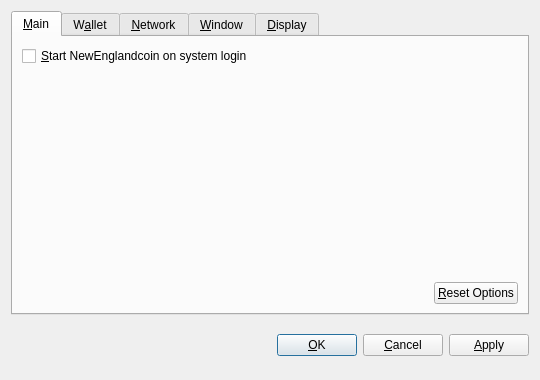
<?xml version="1.0" encoding="UTF-8"?>
<ui version="4.0">
 <class>OptionsDialog</class>
 <widget class="QDialog" name="OptionsDialog">
  <property name="geometry">
   <rect>
    <x>0</x>
    <y>0</y>
    <width>540</width>
    <height>380</height>
   </rect>
  </property>
  <property name="windowTitle">
   <string>Options</string>
  </property>
  <property name="modal">
   <bool>true</bool>
  </property>
  <layout class="QVBoxLayout" name="verticalLayout">
   <item>
    <widget class="QTabWidget" name="tabWidget">
     <property name="tabPosition">
      <enum>QTabWidget::North</enum>
     </property>
     <property name="currentIndex">
      <number>0</number>
     </property>
     <widget class="QWidget" name="tabMain">
      <attribute name="title">
       <string>&amp;Main</string>
      </attribute>
      <layout class="QVBoxLayout" name="verticalLayout_Main">
       <item>
        <widget class="QCheckBox" name="bitcoinAtStartup">
         <property name="toolTip">
          <string>Automatically start NewEnglandcoin after logging in to the system.</string>
         </property>
         <property name="text">
          <string>&amp;Start NewEnglandcoin on system login</string>
         </property>
        </widget>
       </item>
       <item>
        <spacer name="verticalSpacer_Main">
         <property name="orientation">
          <enum>Qt::Vertical</enum>
         </property>
         <property name="sizeHint" stdset="0">
          <size>
           <width>20</width>
           <height>40</height>
          </size>
         </property>
        </spacer>
       </item>
       <item>
        <layout class="QHBoxLayout" name="horizontalLayout_2_Main">
         <item>
          <spacer name="horizontalSpacer_2_Main">
           <property name="orientation">
            <enum>Qt::Horizontal</enum>
           </property>
           <property name="sizeHint" stdset="0">
            <size>
             <width>40</width>
             <height>20</height>
            </size>
           </property>
          </spacer>
         </item>
         <item>
          <widget class="QPushButton" name="resetButton">
           <property name="toolTip">
            <string>Reset all client options to default.</string>
           </property>
           <property name="text">
            <string>&amp;Reset Options</string>
           </property>
           <property name="autoDefault">
            <bool>false</bool>
           </property>
          </widget>
         </item>
        </layout>
       </item>
      </layout>
     </widget>
     <widget class="QWidget" name="tabWallet">
      <attribute name="title">
       <string>W&amp;allet</string>
      </attribute>
      <layout class="QVBoxLayout" name="verticalLayout_Network">
       <item>
        <widget class="QLabel" name="transactionFeeInfoLabel">
         <property name="text">
          <string>Optional transaction fee per kB that helps make sure your transactions are processed quickly. Most transactions are 1 kB.</string>
         </property>
         <property name="textFormat">
          <enum>Qt::PlainText</enum>
         </property>
         <property name="wordWrap">
          <bool>true</bool>
         </property>
        </widget>
       </item>
       <item>
        <layout class="QHBoxLayout" name="horizontalLayout_1_Main">
         <item>
          <widget class="QLabel" name="transactionFeeLabel">
           <property name="text">
            <string>Pay transaction &amp;fee</string>
           </property>
           <property name="textFormat">
            <enum>Qt::PlainText</enum>
           </property>
           <property name="buddy">
            <cstring>transactionFee</cstring>
           </property>
          </widget>
         </item>
         <item>
          <widget class="BitcoinAmountField" name="transactionFee"/>
         </item>
         <item>
          <spacer name="horizontalSpacer_1_Main">
           <property name="orientation">
            <enum>Qt::Horizontal</enum>
           </property>
           <property name="sizeHint" stdset="0">
            <size>
             <width>40</width>
             <height>20</height>
            </size>
           </property>
          </spacer>
         </item>
        </layout>
       </item>
       <item>
        <widget class="QLabel" name="label">
         <property name="text">
          <string>If you disable the spending of unconfirmed change, the change from a transaction cannot be used until that transaction has at least one confirmation. This also affects how your balance is computed.</string>
         </property>
         <property name="wordWrap">
          <bool>true</bool>
         </property>
        </widget>
       </item>
       <item>
        <widget class="QCheckBox" name="spendZeroConfChange">
         <property name="text">
          <string>Spend unconfirmed change  (experts only)</string>
         </property>
        </widget>
       </item>
       <item>
        <spacer name="verticalSpacer">
         <property name="orientation">
          <enum>Qt::Vertical</enum>
         </property>
         <property name="sizeHint" stdset="0">
          <size>
           <width>20</width>
           <height>40</height>
          </size>
         </property>
        </spacer>
       </item>
      </layout>
     </widget>
     <widget class="QWidget" name="tabNetwork">
      <attribute name="title">
       <string>&amp;Network</string>
      </attribute>
      <layout class="QVBoxLayout" name="verticalLayout_Network">
       <item>
        <widget class="QCheckBox" name="mapPortUpnp">
         <property name="toolTip">
          <string>Automatically open the NewEnglandcoin client port on the router. This only works when your router supports UPnP and it is enabled.</string>
         </property>
         <property name="text">
          <string>Map port using &amp;UPnP</string>
         </property>
        </widget>
       </item>
       <item>
        <widget class="QCheckBox" name="connectSocks">
         <property name="toolTip">
          <string>Connect to the NewEnglandcoin network through a SOCKS proxy (e.g. when connecting through Tor).</string>
         </property>
         <property name="text">
          <string>&amp;Connect through SOCKS proxy:</string>
         </property>
        </widget>
       </item>
       <item>
        <layout class="QHBoxLayout" name="horizontalLayout_Network">
         <item>
          <widget class="QLabel" name="proxyIpLabel">
           <property name="text">
            <string>Proxy &amp;IP:</string>
           </property>
           <property name="textFormat">
            <enum>Qt::PlainText</enum>
           </property>
           <property name="buddy">
            <cstring>proxyIp</cstring>
           </property>
          </widget>
         </item>
         <item>
          <widget class="QValidatedLineEdit" name="proxyIp">
           <property name="maximumSize">
            <size>
             <width>140</width>
             <height>16777215</height>
            </size>
           </property>
           <property name="toolTip">
            <string>IP address of the proxy (e.g. 127.0.0.1)</string>
           </property>
          </widget>
         </item>
         <item>
          <widget class="QLabel" name="proxyPortLabel">
           <property name="text">
            <string>&amp;Port:</string>
           </property>
           <property name="textFormat">
            <enum>Qt::PlainText</enum>
           </property>
           <property name="buddy">
            <cstring>proxyPort</cstring>
           </property>
          </widget>
         </item>
         <item>
          <widget class="QLineEdit" name="proxyPort">
           <property name="maximumSize">
            <size>
             <width>55</width>
             <height>16777215</height>
            </size>
           </property>
           <property name="toolTip">
            <string>Port of the proxy (e.g. 9050)</string>
           </property>
          </widget>
         </item>
         <item>
          <widget class="QLabel" name="socksVersionLabel">
           <property name="text">
            <string>SOCKS &amp;Version:</string>
           </property>
           <property name="textFormat">
            <enum>Qt::PlainText</enum>
           </property>
           <property name="buddy">
            <cstring>socksVersion</cstring>
           </property>
          </widget>
         </item>
         <item>
          <widget class="QValueComboBox" name="socksVersion">
           <property name="toolTip">
            <string>SOCKS version of the proxy (e.g. 5)</string>
           </property>
          </widget>
         </item>
         <item>
          <spacer name="horizontalSpacer_Network">
           <property name="orientation">
            <enum>Qt::Horizontal</enum>
           </property>
           <property name="sizeHint" stdset="0">
            <size>
             <width>40</width>
             <height>20</height>
            </size>
           </property>
          </spacer>
         </item>
        </layout>
       </item>
       <item>
        <spacer name="verticalSpacer_Network">
         <property name="orientation">
          <enum>Qt::Vertical</enum>
         </property>
         <property name="sizeHint" stdset="0">
          <size>
           <width>20</width>
           <height>40</height>
          </size>
         </property>
        </spacer>
       </item>
      </layout>
     </widget>
     <widget class="QWidget" name="tabWindow">
      <attribute name="title">
       <string>&amp;Window</string>
      </attribute>
      <layout class="QVBoxLayout" name="verticalLayout_Window">
       <item>
        <widget class="QCheckBox" name="minimizeToTray">
         <property name="toolTip">
          <string>Show only a tray icon after minimizing the window.</string>
         </property>
         <property name="text">
          <string>&amp;Minimize to the tray instead of the taskbar</string>
         </property>
        </widget>
       </item>
       <item>
        <widget class="QCheckBox" name="minimizeOnClose">
         <property name="toolTip">
          <string>Minimize instead of exit the application when the window is closed. When this option is enabled, the application will be closed only after selecting Quit in the menu.</string>
         </property>
         <property name="text">
          <string>M&amp;inimize on close</string>
         </property>
        </widget>
       </item>
       <item>
        <spacer name="verticalSpacer_Window">
         <property name="orientation">
          <enum>Qt::Vertical</enum>
         </property>
         <property name="sizeHint" stdset="0">
          <size>
           <width>20</width>
           <height>40</height>
          </size>
         </property>
        </spacer>
       </item>
      </layout>
     </widget>
     <widget class="QWidget" name="tabDisplay">
      <attribute name="title">
       <string>&amp;Display</string>
      </attribute>
      <layout class="QVBoxLayout" name="verticalLayout_Display">
       <item>
        <layout class="QHBoxLayout" name="horizontalLayout_1_Display">
         <item>
          <widget class="QLabel" name="langLabel">
           <property name="text">
            <string>User Interface &amp;language:</string>
           </property>
           <property name="textFormat">
            <enum>Qt::PlainText</enum>
           </property>
           <property name="buddy">
            <cstring>lang</cstring>
           </property>
          </widget>
         </item>
         <item>
          <widget class="QValueComboBox" name="lang">
           <property name="toolTip">
            <string>The user interface language can be set here. This setting will take effect after restarting NewEnglandcoin.</string>
           </property>
          </widget>
         </item>
        </layout>
       </item>
       <item>
        <layout class="QHBoxLayout" name="horizontalLayout_2_Display">
         <item>
          <widget class="QLabel" name="unitLabel">
           <property name="text">
            <string>&amp;Unit to show amounts in:</string>
           </property>
           <property name="textFormat">
            <enum>Qt::PlainText</enum>
           </property>
           <property name="buddy">
            <cstring>unit</cstring>
           </property>
          </widget>
         </item>
         <item>
          <widget class="QValueComboBox" name="unit">
           <property name="toolTip">
            <string>Choose the default subdivision unit to show in the interface and when sending coins.</string>
           </property>
          </widget>
         </item>
        </layout>
       </item>
       <item>
        <widget class="QCheckBox" name="displayAddresses">
         <property name="toolTip">
          <string>Whether to show NewEnglandcoin addresses in the transaction list or not.</string>
         </property>
         <property name="text">
          <string>&amp;Display addresses in transaction list</string>
         </property>
        </widget>
       </item>
       <item>
        <widget class="QCheckBox" name="coinControlFeatures">
         <property name="toolTip">
          <string>Whether to show coin control features or not.</string>
         </property>
         <property name="text">
          <string>Display coin &amp;control features (experts only!)</string>
         </property>
        </widget>
       </item>
       <item>
        <spacer name="verticalSpacer_Display">
         <property name="orientation">
          <enum>Qt::Vertical</enum>
         </property>
         <property name="sizeHint" stdset="0">
          <size>
           <width>20</width>
           <height>40</height>
          </size>
         </property>
        </spacer>
       </item>
      </layout>
     </widget>
    </widget>
   </item>
   <item>
    <layout class="QHBoxLayout" name="horizontalLayout_Buttons">
     <item>
      <spacer name="horizontalSpacer_1">
       <property name="orientation">
        <enum>Qt::Horizontal</enum>
       </property>
       <property name="sizeHint" stdset="0">
        <size>
         <width>40</width>
         <height>48</height>
        </size>
       </property>
      </spacer>
     </item>
     <item>
      <widget class="QLabel" name="statusLabel">
       <property name="font">
        <font>
         <weight>75</weight>
         <bold>true</bold>
        </font>
       </property>
       <property name="text">
        <string/>
       </property>
       <property name="textFormat">
        <enum>Qt::PlainText</enum>
       </property>
       <property name="wordWrap">
        <bool>true</bool>
       </property>
      </widget>
     </item>
     <item>
      <spacer name="horizontalSpacer_2">
       <property name="orientation">
        <enum>Qt::Horizontal</enum>
       </property>
       <property name="sizeHint" stdset="0">
        <size>
         <width>40</width>
         <height>48</height>
        </size>
       </property>
      </spacer>
     </item>
     <item>
      <widget class="QPushButton" name="okButton">
       <property name="text">
        <string>&amp;OK</string>
       </property>
      </widget>
     </item>
     <item>
      <widget class="QPushButton" name="cancelButton">
       <property name="text">
        <string>&amp;Cancel</string>
       </property>
       <property name="autoDefault">
        <bool>false</bool>
       </property>
      </widget>
     </item>
     <item>
      <widget class="QPushButton" name="applyButton">
       <property name="text">
        <string>&amp;Apply</string>
       </property>
       <property name="autoDefault">
        <bool>false</bool>
       </property>
      </widget>
     </item>
    </layout>
   </item>
  </layout>
 </widget>
 <customwidgets>
  <customwidget>
   <class>BitcoinAmountField</class>
   <extends>QSpinBox</extends>
   <header>bitcoinamountfield.h</header>
  </customwidget>
  <customwidget>
   <class>QValueComboBox</class>
   <extends>QComboBox</extends>
   <header>qvaluecombobox.h</header>
  </customwidget>
  <customwidget>
   <class>QValidatedLineEdit</class>
   <extends>QLineEdit</extends>
   <header>qvalidatedlineedit.h</header>
  </customwidget>
 </customwidgets>
 <resources/>
 <connections/>
</ui>
